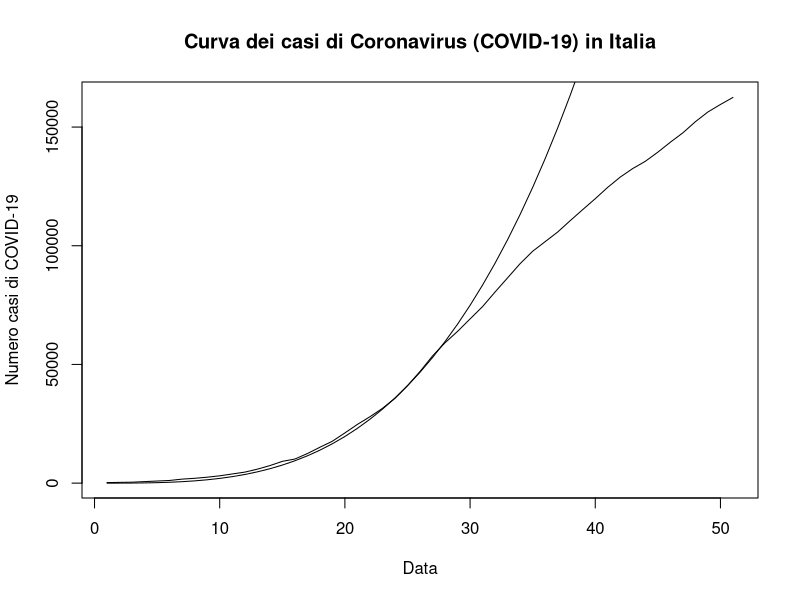
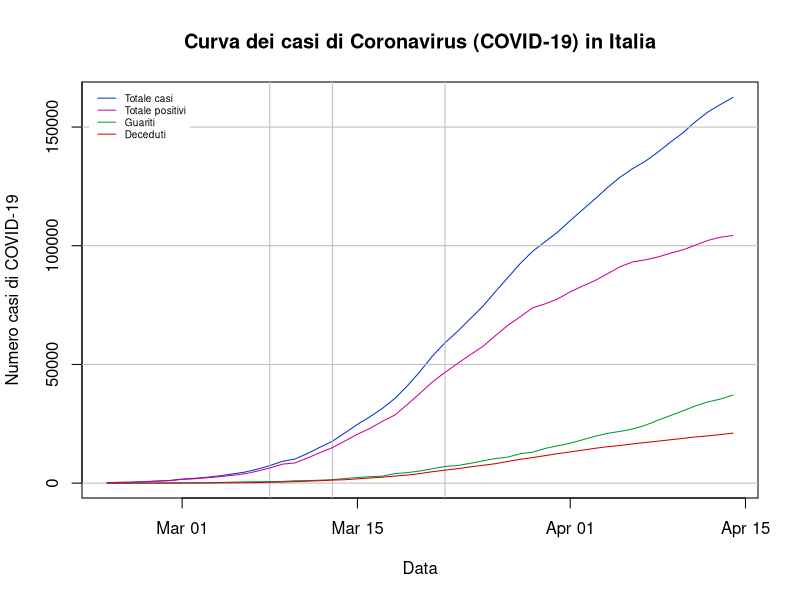

Write R code to recreate these figures, in order. (Note: this script raises an error after producing the figures.)
############################
###SUBSETTING THE REGIONS###
############################
#In this section I create subsets of the dataframe, so that I can analyse regional data
#I also build interesting variables, such as the shares of contagions, deaths, etc.
options(scipen=999) #This will prevent scientific notation in plots' axes
setwd("~/github/covid_19_data")

covid_data <- read.delim("covid_data.csv",sep=",",header=T) #This is my dataset
covid_data$date <- as.Date(covid_data$date)

italia <- subset(covid_data,covid_data$denominazione_regione=="Italia")
n <- length(italia$date) #convenient, because it represents the number of observations
italia$growth_tot <- c(0,diff(italia$totale_casi)/italia$totale_casi[1:n-1]) #Growth rate of total cases
italia$growth_ter_int <- c(0,diff(italia$terapia_intensiva)/italia$terapia_intensiva[1:n-1]) #Growth rate of intensive care
italia$nuovi_deceduti <- c(0,diff(italia$deceduti))
italia$growth_dec <- c(0,diff(italia$deceduti)/italia$deceduti[1:n-1]) #Growth rate of deceased
italia$nuovi_guariti <- c(0,diff(italia$dimessi_guariti))
italia$growth_guar <- c(0,diff(italia$dimessi_guariti)/italia$dimessi_guariti[1:n-1]) #Growth rate of recovered

abruzzo <- subset(covid_data,covid_data$denominazione_regione=="Abruzzo")
abruzzo$growth_tot <- c(0,diff(abruzzo$totale_casi)/abruzzo$totale_casi[1:n-1]) #Growth rate of contagions
abruzzo$growth_ter_int <- c(0,diff(abruzzo$terapia_intensiva)/abruzzo$terapia_intensiva[1:n-1]) #Growth rate of intensive care
abruzzo$nuovi_deceduti <- c(0,diff(abruzzo$deceduti))
abruzzo$growth_dec <- c(0,diff(abruzzo$deceduti)/abruzzo$deceduti[1:n-1]) #Growth rate of deceased
abruzzo$share_tot <- abruzzo$totale_casi/italia$totale_casi
abruzzo$share_new <- abruzzo$nuovi_positivi/italia$nuovi_positivi
abruzzo$share_ter_int <- abruzzo$terapia_intensiva/italia$terapia_intensiva
abruzzo$share_dec <- abruzzo$deceduti/italia$deceduti

basilicata <- subset(covid_data,covid_data$denominazione_regione=="Basilicata")
basilicata$growth_tot <- c(0,diff(basilicata$totale_casi)/basilicata$totale_casi[1:n-1]) #Growth rate of contagions
basilicata$growth_ter_int <- c(0,diff(basilicata$terapia_intensiva)/basilicata$terapia_intensiva[1:n-1]) #Growth rate of intensive care
basilicata$nuovi_deceduti <- c(0,diff(basilicata$deceduti))
basilicata$growth_dec <- c(0,diff(basilicata$deceduti)/basilicata$deceduti[1:n-1]) #Growth rate of deceased
basilicata$share_tot <- basilicata$totale_casi/italia$totale_casi
basilicata$share_new <- basilicata$nuovi_positivi/italia$nuovi_positivi
basilicata$share_ter_int <- basilicata$terapia_intensiva/italia$terapia_intensiva
basilicata$share_dec <- basilicata$deceduti/italia$deceduti

calabria <- subset(covid_data,covid_data$denominazione_regione=="Calabria")
calabria$growth_tot <- c(0,diff(calabria$totale_casi)/calabria$totale_casi[1:n-1]) #Growth rate of contagions
calabria$growth_ter_int <- c(0,diff(calabria$terapia_intensiva)/calabria$terapia_intensiva[1:n-1]) #Growth rate of intensive care
calabria$nuovi_deceduti <- c(0,diff(calabria$deceduti))
calabria$growth_dec <- c(0,diff(calabria$deceduti)/calabria$deceduti[1:n-1]) #Growth rate of deceased
calabria$share_tot <- calabria$totale_casi/italia$totale_casi
calabria$share_new <- calabria$nuovi_positivi/italia$nuovi_positivi
calabria$share_ter_int <- calabria$terapia_intensiva/italia$terapia_intensiva
calabria$share_dec <- calabria$deceduti/italia$deceduti

campania <- subset(covid_data,covid_data$denominazione_regione=="Campania")
campania$growth_tot <- c(0,diff(campania$totale_casi)/campania$totale_casi[1:n-1]) #Growth rate of contagions
campania$growth_ter_int <- c(0,diff(campania$terapia_intensiva)/campania$terapia_intensiva[1:n-1]) #Growth rate of intensive care
campania$nuovi_deceduti <- c(0,diff(campania$deceduti))
campania$growth_dec <- c(0,diff(campania$deceduti)/campania$deceduti[1:n-1]) #Growth rate of deceased
campania$share_tot <- campania$totale_casi/italia$totale_casi
campania$share_new <- campania$nuovi_positivi/italia$nuovi_positivi
campania$share_ter_int <- campania$terapia_intensiva/italia$terapia_intensiva
campania$share_dec <- campania$deceduti/italia$deceduti

e_romagna <- subset(covid_data,covid_data$denominazione_regione=="Emilia-Romagna")
e_romagna$growth_tot <- c(0,diff(e_romagna$totale_casi)/e_romagna$totale_casi[1:n-1]) #Growth rate of contagions
e_romagna$growth_ter_int <- c(0,diff(e_romagna$terapia_intensiva)/e_romagna$terapia_intensiva[1:n-1]) #Growth rate of intensive care
e_romagna$nuovi_deceduti <- c(0,diff(e_romagna$deceduti))
e_romagna$growth_dec <- c(0,diff(e_romagna$deceduti)/e_romagna$deceduti[1:n-1]) #Growth rate of deceased
e_romagna$share_tot <- e_romagna$totale_casi/italia$totale_casi
e_romagna$share_new <- e_romagna$nuovi_positivi/italia$nuovi_positivi
e_romagna$share_ter_int <- e_romagna$terapia_intensiva/italia$terapia_intensiva
e_romagna$share_dec <- e_romagna$deceduti/italia$deceduti

fv_giulia <- subset(covid_data,covid_data$denominazione_regione=="Friuli Venezia Giulia")
fv_giulia$growth_tot <- c(0,diff(fv_giulia$totale_casi)/fv_giulia$totale_casi[1:n-1]) #Growth rate of contagions
fv_giulia$growth_ter_int <- c(0,diff(fv_giulia$terapia_intensiva)/fv_giulia$terapia_intensiva[1:n-1]) #Growth rate of intensive care
fv_giulia$nuovi_deceduti <- c(0,diff(fv_giulia$deceduti))
fv_giulia$growth_dec <- c(0,diff(fv_giulia$deceduti)/fv_giulia$deceduti[1:n-1]) #Growth rate of deceased
fv_giulia$share_tot <- fv_giulia$totale_casi/italia$totale_casi
fv_giulia$share_new <- fv_giulia$nuovi_positivi/italia$nuovi_positivi
fv_giulia$share_ter_int <- fv_giulia$terapia_intensiva/italia$terapia_intensiva
fv_giulia$share_dec <- fv_giulia$deceduti/italia$deceduti

lazio <- subset(covid_data,covid_data$denominazione_regione=="Lazio")
lazio$growth_tot <- c(0,diff(lazio$totale_casi)/lazio$totale_casi[1:n-1]) #Growth rate of contagions
lazio$growth_ter_int <- c(0,diff(lazio$terapia_intensiva)/lazio$terapia_intensiva[1:n-1]) #Growth rate of intensive care
lazio$nuovi_deceduti <- c(0,diff(lazio$deceduti))
lazio$growth_dec <- c(0,diff(lazio$deceduti)/lazio$deceduti[1:n-1]) #Growth rate of deceased
lazio$share_tot <- lazio$totale_casi/italia$totale_casi
lazio$share_new <- lazio$nuovi_positivi/italia$nuovi_positivi
lazio$share_ter_int <- lazio$terapia_intensiva/italia$terapia_intensiva
lazio$share_dec <- lazio$deceduti/italia$deceduti

liguria <- subset(covid_data,covid_data$denominazione_regione=="Liguria")
liguria$growth_tot <- c(0,diff(liguria$totale_casi)/liguria$totale_casi[1:n-1]) #Growth rate of contagions
liguria$growth_ter_int <- c(0,diff(liguria$terapia_intensiva)/liguria$terapia_intensiva[1:n-1]) #Growth rate of intensive care
liguria$nuovi_deceduti <- c(0,diff(liguria$deceduti))
liguria$growth_dec <- c(0,diff(liguria$deceduti)/liguria$deceduti[1:n-1]) #Growth rate of deceased
liguria$share_tot <- liguria$totale_casi/italia$totale_casi
liguria$share_new <- liguria$nuovi_positivi/italia$nuovi_positivi
liguria$share_ter_int <- liguria$terapia_intensiva/italia$terapia_intensiva
liguria$share_dec <- liguria$deceduti/italia$deceduti

lombardia <- subset(covid_data,covid_data$denominazione_regione=="Lombardia")
lombardia$growth_tot <- c(0,diff(lombardia$totale_casi)/lombardia$totale_casi[1:n-1]) #Growth rate of contagions
lombardia$growth_ter_int <- c(0,diff(lombardia$terapia_intensiva)/lombardia$terapia_intensiva[1:n-1]) #Growth rate of intensive care
lombardia$nuovi_deceduti <- c(0,diff(lombardia$deceduti))
lombardia$growth_dec <- c(0,diff(lombardia$deceduti)/lombardia$deceduti[1:n-1]) #Growth rate of deceased
lombardia$share_tot <- lombardia$totale_casi/italia$totale_casi
lombardia$share_new <- lombardia$nuovi_positivi/italia$nuovi_positivi
lombardia$share_ter_int <- lombardia$terapia_intensiva/italia$terapia_intensiva
lombardia$share_dec <- lombardia$deceduti/italia$deceduti

marche <- subset(covid_data,covid_data$denominazione_regione=="Marche")
marche$growth_tot <- c(0,diff(marche$totale_casi)/marche$totale_casi[1:n-1]) #Growth rate of contagions
marche$growth_ter_int <- c(0,diff(marche$terapia_intensiva)/marche$terapia_intensiva[1:n-1]) #Growth rate of intensive care
marche$nuovi_deceduti <- c(0,diff(marche$deceduti))
marche$growth_dec <- c(0,diff(marche$deceduti)/marche$deceduti[1:n-1]) #Growth rate of deceased
marche$share_tot <- marche$totale_casi/italia$totale_casi
marche$share_new <- marche$nuovi_positivi/italia$nuovi_positivi
marche$share_ter_int <- marche$terapia_intensiva/italia$terapia_intensiva
marche$share_dec <- marche$deceduti/italia$deceduti

molise <- subset(covid_data,covid_data$denominazione_regione=="Molise")
molise$growth_tot <- c(0,diff(molise$totale_casi)/molise$totale_casi[1:n-1]) #Growth rate of contagions
molise$growth_ter_int <- c(0,diff(molise$terapia_intensiva)/molise$terapia_intensiva[1:n-1]) #Growth rate of intensive care
molise$nuovi_deceduti <- c(0,diff(molise$deceduti))
molise$growth_dec <- c(0,diff(molise$deceduti)/molise$deceduti[1:n-1]) #Growth rate of deceased
molise$share_tot <- molise$totale_casi/italia$totale_casi
molise$share_new <- molise$nuovi_positivi/italia$nuovi_positivi
molise$share_ter_int <- molise$terapia_intensiva/italia$terapia_intensiva
molise$share_dec <- molise$deceduti/italia$deceduti

bolzano <- subset(covid_data,covid_data$denominazione_regione=="P.A. Bolzano")
bolzano$growth_tot <- c(0,diff(bolzano$totale_casi)/bolzano$totale_casi[1:n-1]) #Growth rate of contagions
bolzano$growth_ter_int <- c(0,diff(bolzano$terapia_intensiva)/bolzano$terapia_intensiva[1:n-1]) #Growth rate of intensive care
bolzano$nuovi_deceduti <- c(0,diff(bolzano$deceduti))
bolzano$growth_dec <- c(0,diff(bolzano$deceduti)/bolzano$deceduti[1:n-1]) #Growth rate of deceased
bolzano$share_tot <- bolzano$totale_casi/italia$totale_casi
bolzano$share_new <- bolzano$nuovi_positivi/italia$nuovi_positivi
bolzano$share_ter_int <- bolzano$terapia_intensiva/italia$terapia_intensiva
bolzano$share_dec <- bolzano$deceduti/italia$deceduti

trento <- subset(covid_data,covid_data$denominazione_regione=="P.A. Trento")
trento$growth_tot <- c(0,diff(trento$totale_casi)/trento$totale_casi[1:n-1]) #Growth rate of contagions
trento$growth_ter_int <- c(0,diff(trento$terapia_intensiva)/trento$terapia_intensiva[1:n-1]) #Growth rate of intensive care
trento$nuovi_deceduti <- c(0,diff(trento$deceduti))
trento$growth_dec <- c(0,diff(trento$deceduti)/trento$deceduti[1:n-1]) #Growth rate of deceased
trento$share_tot <- trento$totale_casi/italia$totale_casi
trento$share_new <- trento$nuovi_positivi/italia$nuovi_positivi
trento$share_ter_int <- trento$terapia_intensiva/italia$terapia_intensiva
trento$share_dec <- trento$deceduti/italia$deceduti

piemonte <- subset(covid_data,covid_data$denominazione_regione=="Piemonte")
piemonte$growth_tot <- c(0,diff(piemonte$totale_casi)/piemonte$totale_casi[1:n-1]) #Growth rate of contagions
piemonte$growth_ter_int <- c(0,diff(piemonte$terapia_intensiva)/piemonte$terapia_intensiva[1:n-1]) #Growth rate of intensive care
piemonte$nuovi_deceduti <- c(0,diff(piemonte$deceduti))
piemonte$growth_dec <- c(0,diff(piemonte$deceduti)/piemonte$deceduti[1:n-1]) #Growth rate of deceased
piemonte$share_tot <- piemonte$totale_casi/italia$totale_casi
piemonte$share_new <- piemonte$nuovi_positivi/italia$nuovi_positivi
piemonte$share_ter_int <- piemonte$terapia_intensiva/italia$terapia_intensiva
piemonte$share_dec <- piemonte$deceduti/italia$deceduti

puglia <- subset(covid_data,covid_data$denominazione_regione=="Puglia")
puglia$growth_tot <- c(0,diff(puglia$totale_casi)/puglia$totale_casi[1:n-1]) #Growth rate of contagions
puglia$growth_ter_int <- c(0,diff(puglia$terapia_intensiva)/puglia$terapia_intensiva[1:n-1]) #Growth rate of intensive care
puglia$nuovi_deceduti <- c(0,diff(puglia$deceduti))
puglia$growth_dec <- c(0,diff(puglia$deceduti)/puglia$deceduti[1:n-1]) #Growth rate of deceased
puglia$share_tot <- puglia$totale_casi/italia$totale_casi
puglia$share_new <- puglia$nuovi_positivi/italia$nuovi_positivi
puglia$share_ter_int <- puglia$terapia_intensiva/italia$terapia_intensiva
puglia$share_dec <- puglia$deceduti/italia$deceduti

sardegna <- subset(covid_data,covid_data$denominazione_regione=="Sardegna")
sardegna$growth_tot <- c(0,diff(sardegna$totale_casi)/sardegna$totale_casi[1:n-1]) #Growth rate of contagions
sardegna$growth_ter_int <- c(0,diff(sardegna$terapia_intensiva)/sardegna$terapia_intensiva[1:n-1]) #Growth rate of intensive care
sardegna$nuovi_deceduti <- c(0,diff(sardegna$deceduti))
sardegna$growth_dec <- c(0,diff(sardegna$deceduti)/sardegna$deceduti[1:n-1]) #Growth rate of deceased
sardegna$share_tot <- sardegna$totale_casi/italia$totale_casi
sardegna$share_new <- sardegna$nuovi_positivi/italia$nuovi_positivi
sardegna$share_ter_int <- sardegna$terapia_intensiva/italia$terapia_intensiva
sardegna$share_dec <- sardegna$deceduti/italia$deceduti

sicilia <- subset(covid_data,covid_data$denominazione_regione=="Sicilia")
sicilia$growth_tot <- c(0,diff(sicilia$totale_casi)/sicilia$totale_casi[1:n-1]) #Growth rate of contagions
sicilia$growth_ter_int <- c(0,diff(sicilia$terapia_intensiva)/sicilia$terapia_intensiva[1:n-1]) #Growth rate of intensive care
sicilia$nuovi_deceduti <- c(0,diff(sicilia$deceduti))
sicilia$growth_dec <- c(0,diff(sicilia$deceduti)/sicilia$deceduti[1:n-1]) #Growth rate of deceased
sicilia$share_tot <- sicilia$totale_casi/italia$totale_casi
sicilia$share_new <- sicilia$nuovi_positivi/italia$nuovi_positivi
sicilia$share_ter_int <- sicilia$terapia_intensiva/italia$terapia_intensiva
sicilia$share_dec <- sicilia$deceduti/italia$deceduti

toscana <- subset(covid_data,covid_data$denominazione_regione=="Toscana")
toscana$growth_tot <- c(0,diff(toscana$totale_casi)/toscana$totale_casi[1:n-1]) #Growth rate of contagions
toscana$growth_ter_int <- c(0,diff(toscana$terapia_intensiva)/toscana$terapia_intensiva[1:n-1]) #Growth rate of intensive care
toscana$nuovi_deceduti <- c(0,diff(toscana$deceduti))
toscana$growth_dec <- c(0,diff(toscana$deceduti)/toscana$deceduti[1:n-1]) #Growth rate of deceased
toscana$share_tot <- toscana$totale_casi/italia$totale_casi
toscana$share_new <- toscana$nuovi_positivi/italia$nuovi_positivi
toscana$share_ter_int <- toscana$terapia_intensiva/italia$terapia_intensiva
toscana$share_dec <- toscana$deceduti/italia$deceduti

umbria <- subset(covid_data,covid_data$denominazione_regione=="Umbria")
umbria$growth_tot <- c(0,diff(umbria$totale_casi)/umbria$totale_casi[1:n-1]) #Growth rate of contagions
umbria$growth_ter_int <- c(0,diff(umbria$terapia_intensiva)/umbria$terapia_intensiva[1:n-1]) #Growth rate of intensive care
umbria$nuovi_deceduti <- c(0,diff(umbria$deceduti))
umbria$growth_dec <- c(0,diff(umbria$deceduti)/umbria$deceduti[1:n-1]) #Growth rate of deceased
umbria$share_tot <- umbria$totale_casi/italia$totale_casi
umbria$share_new <- umbria$nuovi_positivi/italia$nuovi_positivi
umbria$share_ter_int <- umbria$terapia_intensiva/italia$terapia_intensiva
umbria$share_dec <- umbria$deceduti/italia$deceduti

v_aosta <- subset(covid_data,covid_data$denominazione_regione=="Valle d'Aosta")
v_aosta$growth_tot <- c(0,diff(v_aosta$totale_casi)/v_aosta$totale_casi[1:n-1]) #Growth rate of contagions
v_aosta$growth_ter_int <- c(0,diff(v_aosta$terapia_intensiva)/v_aosta$terapia_intensiva[1:n-1]) #Growth rate of intensive care
v_aosta$nuovi_deceduti <- c(0,diff(v_aosta$deceduti))
v_aosta$growth_dec <- c(0,diff(v_aosta$deceduti)/v_aosta$deceduti[1:n-1]) #Growth rate of deceased
v_aosta$share_tot <- v_aosta$totale_casi/italia$totale_casi
v_aosta$share_new <- v_aosta$nuovi_positivi/italia$nuovi_positivi
v_aosta$share_ter_int <- v_aosta$terapia_intensiva/italia$terapia_intensiva
v_aosta$share_dec <- v_aosta$deceduti/italia$deceduti

veneto <- subset(covid_data,covid_data$denominazione_regione=="Veneto")
veneto$growth_tot <- c(0,diff(veneto$totale_casi)/veneto$totale_casi[1:n-1]) #Growth rate of contagions
veneto$growth_ter_int <- c(0,diff(veneto$terapia_intensiva)/veneto$terapia_intensiva[1:n-1]) #Growth rate of intensive care
veneto$nuovi_deceduti <- c(0,diff(veneto$deceduti))
veneto$growth_dec <- c(0,diff(veneto$deceduti)/veneto$deceduti[1:n-1]) #Growth rate of deceased
veneto$share_tot <- veneto$totale_casi/italia$totale_casi
veneto$share_new <- veneto$nuovi_positivi/italia$nuovi_positivi
veneto$share_ter_int <- veneto$terapia_intensiva/italia$terapia_intensiva
veneto$share_dec <- veneto$deceduti/italia$deceduti
############################
############################
############################

###Analysis of the data for Italy###
###Comparing the curve of total cases in Italy to an exponential curve
x <- c(1:length(italia$date))
plot(totale_casi~x,italia,type="l",col="black",xlab="Data",ylab="Numero casi di COVID-19",main="Curva dei casi di Coronavirus (COVID-19) in Italia")
lines(x^3.3) #Exponential compatible with the Italian curve

###Components of total cases - Lines
jpeg('totale_casi.jpg')
marks <- c(0,50000,100000,150000,170000) #These are marks that I want to force in the y axis instead of the defaults drawn by R
plot(totale_casi~date,italia,type="l",col="#0033CC",yaxt="n",xlab="Data",ylab="Numero casi di COVID-19",main="Curva dei casi di Coronavirus (COVID-19) in Italia")
axis(2,at=marks,labels=marks) #The axis function draws the marks and labels that I have set before
abline(h=c(0,50000,100000,150000,170000),v=italia$date[c(14,19,28)],col=c("grey")) #Horizontal lines where the marks are drawn, and vertical ones for specific dates
lines(totale_positivi~date,italia,type="l",pch=20,col="#CC0099")
lines(dimessi_guariti~date,italia,type="l",pch=1,col="#009933")
lines(deceduti~date,italia,type="l",pch=20,col="#CC0000")
legend("topleft",legend=c("Totale casi","Totale positivi","Guariti","Deceduti"),col=c("#0033CC","#CC0099","#009933","#CC0000"),box.lty=0,lty=1,cex=0.6,inset=c(0.01,0.01)) #Adding a legend without visible box (the legend is drawn in the top-left corner of the graph region and it is displaced to the right and centre by 0.01 (the inset() option))
dev.off()

###Components of total cases - Barplot + line
#Here the bars are stacked, so that the final height represents the number of total cases (and I draw the relative line to mark it)
barplot(as.matrix(italia[,c(11,14,15)])~date,xlab="Data",ylab="Numero casi di COVID-19",main="Curva dei casi di Coronavirus (COVID-19) in Italia") #I treat the data of interest as a matrix, because it allows me to draw a stacked barplot)
barplot_casi <- barplot(as.matrix(italia[,c(14,15,11)])~italia$date,xaxt="n",xlab="Data",ylab="Numero casi di COVID-19",main="Curva dei casi di Coronavirus (COVID-19) in Italia") #I treat the data of interest as a matrix, because it allows me to draw a stacked barplot). I also give the barplot a name so that I can use it afterwards, to draw the juxtaposed line over the correct bars in the barplot
lines(x=barplot_casi,y=italia$totale_casi)
utili <- c(1,19,24,27,35,43,51)
axis(1,at=utili,labels=italia$date[utili])

jpeg('totale_bar.jpg')
###Components of total cases - Barplot + line (coloured)
#Here the bars are stacked, so that the final height represents the number of total cases (and I draw the relative line to mark it)
bar_colours <- c("#FF6633","#33FF66","#3399FF")
barplot(as.matrix(italia[,c(11,14,15)])~italia$date,xaxt="n",yaxt="n",xlab="Data",ylab="Numero casi di COVID-19",main="Curva dei casi di Coronavirus (COVID-19) in Italia") #I treat the data of interest as a matrix, because it allows me to draw a stacked barplot)
barplot_casi <- barplot(as.matrix(italia[,c(14,15,11)])~italia$date,col=bar_colours,xaxt="n",yaxt="n",xlab="",ylab="Numero casi di COVID-19",main="Curva dei casi di Coronavirus (COVID-19) in Italia") #I treat the data of interest as a matrix, because it allows me to draw a stacked barplot). I also give the barplot a name so that I can use it afterwards, to draw the juxtaposed line over the correct bars in the barplot
lines(x=barplot_casi,y=italia$totale_casi,col="#FF00CC")
axis(2,at=marks,labels=marks,cex.axis=.7) #The axis function draws the marks and labels that I have set before
utili <- barplot_casi
axis(1,at=utili,labels=italia$date,gap.axis=.5,las=2,cex.axis=.7)
legend("topleft",legend=c("Guariti","Deceduti","Totale positivi","Totale casi"),col=c("#FF6633","#33FF66","#3399FF","#FF00CC"),box.lty=0,lty=c(5,5,5,1),lwd=c(4,4,4,1),cex=0.6,inset=c(0.01,0.01)) #Adding a legend without visible box (the legend is drawn in the top-left corner of the graph region and it is displaced to the right and centre by 0.01 (the inset() option))
dev.off()

###Deaths, intensive care and recoverings
jpeg('guariti_deceduti.jpg')
marks <- c(0,5000,10000,15000) #These are marks that I want to force in the y axis instead of the defaults drawn by R
plot(terapia_intensiva~date,italia,type="l",col="#FF6633",ylim=c(0,max(italia$dimessi_guariti)),xlab="Data",ylab="",main="Curve di ricoverati in terapia intensiva, \nguariti e morti di Coronavirus (COVID-19) in Italia")
axis(2,at=marks,labels=marks) #The axis function draws the marks and labels that I have set before
abline(h=c(0,5000,10000,15000),v=italia$date[c(7,21,38)],col=c("grey")) #Horizontal lines where the marks are drawn, and vertical ones for specific dates
lines(dimessi_guariti~date,italia,type="l",pch=20,col="#009933")
lines(deceduti~date,italia,type="l",pch=20,col="#CC0000")
legend("topleft",legend=c("Terapia intensiva","Guariti","Deceduti"),col=c("#FF6633","#009933","#CC0000"),box.lty=0,lty=1,cex=0.6,inset=c(0.01,0.01)) #Adding a legend without visible box (the legend is drawn in the top-left corner of the graph region and it is displaced to the right and centre by 0.01 (the inset() option))
dev.off()

plot(totale_positivi~date,italia,type="l",col="#FF6633",ylim=c(0,max(italia$totale_positivi)),xlab="Data",ylab="",main="Curve di ricoverati in terapia intensiva, \nguariti e morti di Coronavirus (COVID-19) in Italia")


plot(growth_tot~date,italia,type="l")
plot(growth_ter_int~date,italia,type="l")
plot(growth_dec~date,italia,type="l")
plot(growth_guar~date,italia,type="l")
plot(nuovi_positivi~date,italia,type="l")
plot(terapia_intensiva~date,italia,type="l")
plot(deceduti~date,italia,type="l")

plot(ts(italia$totale_positivi,1,length(levels(italia$date_new)))) #Italy: plot of total contagions treating the data as time series
plot(ts(italia$nuovi_positivi,1,length(levels(italia$date_new)))) #Italy: plot of new contagions treating the data as time series
growth_it <- diff(italia$totale_positivi)/italia$totale_positivi[1:(length(italia$totale_positivi)-1)] #Growth rate of contagions
plot(growth_it,type="l")
plot(italia$deceduti,type="l") #Italy: plot of deceased
plot(growth_d_it,type="l")
share_ic <- round(italia$terapia_intensiva/italia$totale_positivi,2) #Persons in intensive care as a percentage of total contagions (also counting deaths)
plot(share_ic,type="l")


#Regional data analysis
regions <- levels(covid_reg$denominazione_regione)

#Comparing actual contagions in various regions 
plot(totale_positivi~date,italia,type="b",pch=20,col="green",ylim=c(0,90000),ylab=("Attualmente contagiati"),xlab="Data")
lines(totale_positivi~date,lombardia,type="b",pch=10,col="red")
lines(totale_positivi~date,veneto,type="b",pch=1,col="orange")
lines(totale_positivi~date,e_romagna,type="b",pch="*",col="black")
lines(totale_positivi~date,sicilia,type="b",pch=18,col="blue")
grid(nx=NA,ny=NULL,col="light grey",lty=1)
abline(h=latest_italia$totale_positivi,col="purple")

#Comparing total contagions in various regions 
plot(totale_casi~date,italia,type="b",pch=20,col="green",ylim=c(0,100000),ylab=("Totale casi"),xlab="Data")
lines(totale_casi~date,lombardia,type="b",pch=10,col="red")
lines(totale_casi~date,veneto,type="b",pch=1,col="orange")
lines(totale_casi~date,e_romagna,type="b",pch="*",col="black")
lines(totale_casi~date,sicilia,type="b",pch=18,col="blue")
grid(nx=NA,ny=NULL,col="light grey",lty=1)
abline(h=latest_italia$totale_casi,col="purple")

#Comparing the growth rate of contagions in various regions
plot(growth_it,type="b",pch=20,col="green")
abline(h=mean(growth_it),lty=3) #dotted line at the mean growth of contagions
lines(growth_lom,type="b",pch=10,col="red")
lines(growth_ven,type="b",pch=1,col="orange")
lines(growth_erom,type="b",pch="*",col="black")
lines(growth_sic,type="b",pch=18,col="blue")
grid(nx=NA,ny=NULL,col="light grey",lty=1)


table(sicilia$totale_positivi)
plot(ts(lombardia$totale_positivi,1,length(levels(italia$date_new)))) #Lombardia plot treating the data as time series
plot(ts(lombardia$nuovi_positivi,1,length(levels(italia$date_new)))) #Lombardia plot treating the data as time series

